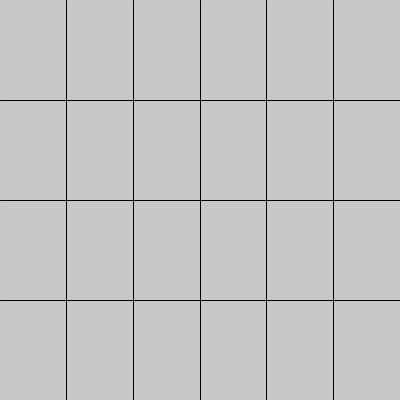
Frame 1 (no input)
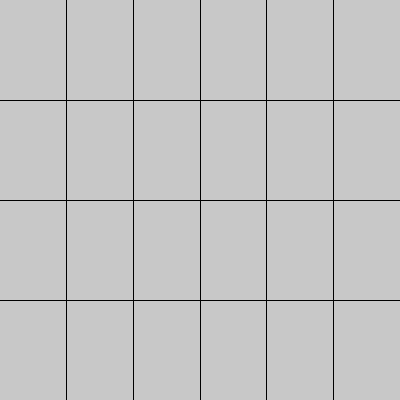
Frame 60 (the mouse pressed at the canvas centre just before this capture)
Frame 120 (the mouse held since frame 60 and released just before this capture): identical to frame 60, image omitted

The Processing sketch that drew these frames (run headless with seeded random() and noise(); from frame 60 on, the mouse is pressed at the canvas centre):

// Processing sketch: processing_109760
// ── processing_109760.pde

//Ara Lee
//aral
//copyright Ara Lee, Sept 2013, Pittsburgh, PA
//hw5
//257


//variables
//color coll;

float xsixth, xthird, xhalf, xtwothirds, xfivesixths;
float yquarter, yhalf, ythreequarters;
float xeighth, yeighth;

float a,b,c,d,e,f,g,h,i,j,k,l;

//float click;  //number of mouse clicks

void setup()
{
  size(400, 400);
  background(200);

  xsixth = width*.16667;
  xthird = width*.33333;
  xhalf = width*.5;
  xtwothirds = width*.66667;
  xfivesixths = width*.83333;

  yquarter = height*.25;
  yhalf = height*.5;
  ythreequarters = height*.75;

  xeighth = width*.125;
  yeighth = height*.125;
  
  a=0;
  b=0;
  c=0;
  d=0;
  e=0;
  f=0;
  g=0;
  h=0;
  i=0;
  j=0;
  k=0;
  l=0;
  
  //click=0;
}

void draw()
{
  cardSetup();
}

void mouseClicked()
{
  //click++
  //if(click%2==1)
  
  checkX();
}

void keyTyped()  //press any key to reset the game
{
  setup();
  draw();
}


//=================================================================
void checkX()
{
  if (mouseX<xsixth)
  {
    check1();  //1st column
  }
  else if (xsixth<mouseX && mouseX<xthird)
  {
    check2();  //2nd column
  }
  else if (xthird<mouseX && mouseX<xhalf)
  {
    check3();  //3rd column
  }
  else if (xhalf<mouseX && mouseX<xtwothirds)
  {
    check4();  //4th column
  }
  else if (xtwothirds<mouseX && mouseX<xfivesixths)
  {
    check5();  //5th column
  }
  else if (xfivesixths<mouseX)
  {
    check6();  //6th column
  }
}


//-------------------------------------------------------------------
void check1()  //column 1
{
  if (mouseY<yquarter)  //box 1,1 (column 1, row 1)
  {
    cir(xeighth*.65,yeighth);
    //a=0;
    b=0;
    c=0;
    d=0;
    e=0;
    f=0;
    g=0;
    h=0;
    i=0;
    j=0;
    k=0;
    l=0;
    if(a==1)  //if other circle is chosen already, then highlight both 'cards'
    {
      fill(255,100);
      rect(0,0,xsixth,yquarter);
      rect(xhalf,yquarter,xsixth,yquarter);
    }
    else  //if not, then hide the two shapes; reset
    {
      
    }
    a=1;
  }
  else if (yquarter<mouseY && mouseY<yhalf)  //box 1,2  (col 1, row 2)
  {
    pentagon(xeighth*.67, yquarter+yeighth*.5);
    a=0;
    b=0;
    c=0;
    d=0;
    e=0;
    g=0;
    //f=0;
    h=0;
    i=0;
    j=0;
    k=0;
    l=0;
    if(f==1)
    {
      fill(255,100);
      rect(0,yquarter,xsixth,yquarter);
      rect(xthird,yquarter,xsixth,yquarter);
    }
    f=1;
  }
  else if (yhalf<mouseY && mouseY<ythreequarters)  //1,3  (col 1, row 3)
  {
    square(xeighth*.25, yhalf+yeighth*.6);
    a=0;
    b=0;
    c=0;
    d=0;
    e=0;
    f=0;
    g=0;
    h=0;
    i=0;
    //j=0;
    k=0;
    l=0;
    if(j==1)
    {
      fill(255,100);
      rect(0,yhalf,xsixth,yquarter);
      rect(xhalf,ythreequarters,xsixth,yquarter);
    }
    j=1;
  }
  else if (ythreequarters<mouseY) //1,4  (col 1, row 4)
  {
    moon(xeighth*.6,ythreequarters+yeighth);
    a=0;
    b=0;
    c=0;
    d=0;
    //e=0;
    f=0;
    g=0;
    h=0;
    i=0;
    j=0;
    k=0;
    l=0;
    if(e==1)
    {
      fill(255,100);
      rect(0,ythreequarters,xsixth,yquarter);
      rect(xtwothirds,0,xsixth,yquarter);
    }
    e=1;
  }
}

void check2()  //column 2
{
  if (mouseY<yquarter)  //2,1
  {
    clover(xsixth+xeighth*.68,yeighth*.8);
    a=0;
    //b=0;
    c=0;
    d=0;
    e=0;
    f=0;
    g=0;
    h=0;
    i=0;
    j=0;
    k=0;
    l=0;
    if(b==1)
    {
      fill(255,100);
      rect(xsixth,0,xsixth,yquarter);
      rect(xfivesixths,ythreequarters,xsixth,yquarter);
    }
    b=1;
  }
  else if (yquarter<mouseY && mouseY<yhalf)  //2,2
  {
    rec(xsixth+xeighth*.35,yquarter+yeighth*.4);
    a=0;
    b=0;
    c=0;
    d=0;
    e=0;
    f=0;
    //g=0;
    h=0;
    i=0;
    j=0;
    k=0;
    l=0;
    if(g==1)
    {
      fill(255,100);
      rect(xsixth,yquarter,xsixth,yquarter);
      rect(xtwothirds,yhalf,xsixth,yquarter);
    }
    g=1;
  }
  else if (yhalf<mouseY && mouseY<ythreequarters)  //2,3
  {
    tri(xsixth+xeighth*.65, yhalf+yeighth*.55);
    a=0;
    b=0;
    c=0;
    d=0;
    e=0;
    f=0;
    g=0;
    //h=0;
    i=0;
    j=0;
    k=0;
    l=0;
    if(h==1)
    {
      fill(255,100);
      rect(xsixth,yhalf,xsixth,yquarter);
      rect(xtwothirds,yquarter,xsixth,yquarter);
    }
    h=1;
  }
  else if (ythreequarters<mouseY)  //2,4
  {
    oval(xsixth+xeighth*.68,ythreequarters+yeighth);
    a=0;
    b=0;
    c=0;
    d=0;
    e=0;
    f=0;
    g=0;
    h=0;
    i=0;
    j=0;
    k=0;
    //l=0;
    if(l==1)
    {
      fill(255,100);
      rect(xsixth,ythreequarters,xsixth,yquarter);
      rect(xfivesixths,yhalf,xsixth,yquarter);
    }
    l=1;
  }
}

void check3()  //column 3
{
  if (mouseY<yquarter)  //3,1
  {
    diamond(xthird+xeighth*.68,yeighth*.55);
    a=0;
    b=0;
    //c=0;
    d=0;
    e=0;
    f=0;
    g=0;
    h=0;
    i=0;
    j=0;
    k=0;
    l=0;
    if(c==1)
    {
      fill(255,100);
      rect(xthird,0,xsixth,yquarter);
      rect(xfivesixths,0,xsixth,yquarter);
    }
    c=1;
  }
  else if (yquarter<mouseY && mouseY<yhalf)  //3,2
  {
    pentagon(xthird+xeighth*.67, yquarter+yeighth*.5);
    a=0;
    b=0;
    c=0;
    d=0;
    e=0;
    //f=0;
    g=0;
    h=0;
    i=0;
    j=0;
    k=0;
    l=0;
    if(f==1)
    {
      fill(255,100);
      rect(0,yquarter,xsixth,yquarter);
      rect(xthird,yquarter,xsixth,yquarter);
    }
    f=1;
  }
  else if (yhalf<mouseY && mouseY<ythreequarters)  //3,3
  {
    star(xthird+xeighth*.65, yhalf+yeighth*.4);
    a=0;
    b=0;
    c=0;
    d=0;
    e=0;
    f=0;
    g=0;
    h=0;
    i=0;
    j=0;
    //k=0;
    l=0;
    if(k==1)
    {
      fill(255,100);
      rect(xthird,yhalf,xsixth,yquarter);
      rect(xthird,ythreequarters,xsixth,yquarter);
    }
    k=1;
  }
  else if (ythreequarters<mouseY)  //3,4
  {
    star(xthird+xeighth*.65, ythreequarters+yeighth*.4);
    a=0;
    b=0;
    c=0;
    d=0;
    e=0;
    f=0;
    g=0;
    h=0;
    i=0;
    j=0;
    //k=0;
    l=0;
    if(k==1)
    {
      fill(255,100);
      rect(xthird,yhalf,xsixth,yquarter);
      rect(xthird,ythreequarters,xsixth,yquarter);
    }
    k=1;
  }
}

void check4()  //column 4
{
  if (mouseY<yquarter)  //4,1
  {
    trapezoid(xhalf+xeighth*.65,yeighth*.63);
    a=0;
    b=0;
    c=0;
    //d=0;
    e=0;
    f=0;
    g=0;
    h=0;
    i=0;
    j=0;
    k=0;
    l=0;
    if(d==1)
    {
      fill(255,100);
      rect(xhalf,0,xsixth,yquarter);
      rect(xtwothirds,ythreequarters,xsixth,yquarter);
    }
    d=1;
  }
  else if (yquarter<mouseY && mouseY<yhalf)  //4,2
  {
    cir(xhalf+xeighth*.65, yquarter+yeighth);
    //a=0;
    b=0;
    c=0;
    d=0;
    e=0;
    f=0;
    g=0;
    h=0;
    i=0;
    j=0;
    k=0;
    l=0;
    if(a==1)
    {
      fill(255,100);
      rect(0,0,xsixth,yquarter);
      rect(xhalf,yquarter,xsixth,yquarter);
    }
    a=1;
  }
  else if (yhalf<mouseY && mouseY<ythreequarters)  //4,3
  {
    hexagon(xhalf+xeighth*.68, yhalf+yeighth*.6);
    a=0;
    b=0;
    c=0;
    d=0;
    e=0;
    f=0;
    g=0;
    h=0;
    //i=0;
    j=0;
    k=0;
    l=0;
    if(i==1)
    {
      fill(255,100);
      rect(xhalf,yhalf,xsixth,yquarter);
      rect(xfivesixths,yquarter,xsixth,yquarter);
    }
    i=1;
  }
  else if (ythreequarters<mouseY)  //4,4
  {
    square(xhalf+xeighth*.25, ythreequarters+yeighth*.6);
    a=0;
    b=0;
    c=0;
    d=0;
    e=0;
    f=0;
    g=0;
    h=0;
    i=0;
    //j=0;
    k=0;
    l=0;
    if(j==1)
    {
      fill(255,100);
      rect(0,yhalf,xsixth,yquarter);
      rect(xhalf,ythreequarters,xsixth,yquarter);
    }
    j=1;
  }
}

void check5()  //column 5
{
  if (mouseY<yquarter)  //5,1
  {
    moon(xtwothirds+xeighth*.6,yeighth);
    a=0;
    b=0;
    c=0;
    d=0;
    //e=0;
    f=0;
    g=0;
    h=0;
    i=0;
    j=0;
    k=0;
    l=0;
    if(e==1)
    {
      fill(255,100);
      rect(0,ythreequarters,xsixth,yquarter);
      rect(xtwothirds,0,xsixth,yquarter);
    }
    e=1;
  }
  else if (yquarter<mouseY && mouseY<yhalf)  //5,2
  {
    tri(xtwothirds+xeighth*.65, yquarter+yeighth*.55);
    a=0;
    b=0;
    c=0;
    d=0;
    e=0;
    f=0;
    g=0;
    //h=0;
    i=0;
    j=0;
    k=0;
    l=0;
    if(h==1)
    {
      fill(255,100);
      rect(xsixth,yhalf,xsixth,yquarter);
      rect(xtwothirds,yquarter,xsixth,yquarter);
    }
    h=1;
  }
  else if (yhalf<mouseY && mouseY<ythreequarters)  //5,3
  {
    rec(xtwothirds+xeighth*.35,yhalf+yeighth*.4);
    a=0;
    b=0;
    c=0;
    d=0;
    e=0;
    f=0;
    //g=0;
    h=0;
    i=0;
    j=0;
    k=0;
    l=0;
    if(g==1)
    {
      fill(255,100);
      rect(xsixth,yquarter,xsixth,yquarter);
      rect(xtwothirds,yhalf,xsixth,yquarter);
    }
    g=1;
  }
  else if (ythreequarters<mouseY)  //5,4
  {
    trapezoid(xtwothirds+xeighth*.65,ythreequarters+yeighth*.63);
    a=0;
    b=0;
    c=0;
    //d=0;
    e=0;
    f=0;
    g=0;
    h=0;
    i=0;
    j=0;
    k=0;
    l=0;
    if(d==1)
    {
      fill(255,100);
      rect(xhalf,0,xsixth,yquarter);
      rect(xtwothirds,ythreequarters,xsixth,yquarter);
    }
    d=1;
  }
}

void check6()  //column 6
{
  if (mouseY<yquarter)  //6,1
  {
    diamond(xfivesixths+xeighth*.68,yeighth*.55);
    a=0;
    b=0;
    //c=0;
    d=0;
    e=0;
    f=0;
    g=0;
    h=0;
    i=0;
    j=0;
    k=0;
    l=0;
    if(c==1)
    {
      fill(255,100);
      rect(xthird,0,xsixth,yquarter);
      rect(xfivesixths,0,xsixth,yquarter);
    }
    c=1;
  }
  else if (yquarter<mouseY && mouseY<yhalf)  //6,2
  {
    hexagon(xfivesixths+xeighth*.68, yquarter+yeighth*.6);
    a=0;
    b=0;
    c=0;
    d=0;
    e=0;
    f=0;
    g=0;
    h=0;
    //i=0;
    j=0;
    k=0;
    l=0;
    if(i==1)
    {
      fill(255,100);
      rect(xhalf,yhalf,xsixth,yquarter);
      rect(xfivesixths,yquarter,xsixth,yquarter);
    }
    i=1;
  }
  else if (yhalf<mouseY && mouseY<ythreequarters)  //6,3
  {
    oval(xfivesixths+xeighth*.68,yhalf+yeighth);
    a=0;
    b=0;
    c=0;
    d=0;
    e=0;
    f=0;
    g=0;
    h=0;
    i=0;
    j=0;
    k=0;
    //l=0;
    if(l==1)
    {
      fill(255,100);
      rect(xsixth,ythreequarters,xsixth,yquarter);
      rect(xfivesixths,yhalf,xsixth,yquarter);
    }
    l=1;
  }
  else if (ythreequarters<mouseY)  //6,4
  {
    clover(xfivesixths+xeighth*.65,ythreequarters+yeighth*.8);
    a=0;
    //b=0;
    c=0;
    d=0;
    e=0;
    f=0;
    g=0;
    h=0;
    i=0;
    j=0;
    k=0;
    l=0;
    if(b==1)
    {
      fill(255,100);
      rect(xsixth,0,xsixth,yquarter);
      rect(xfivesixths,ythreequarters,xsixth,yquarter);
    }
    b=1;
  }
}

//==================================================================
void cardSetup()
{
  strokeWeight(1);
  stroke(0);
  
  line(xsixth, 0, xsixth, height);
  line(xthird, 0, xthird, height);
  line(xhalf, 0, xhalf, height);
  line(xtwothirds, 0, xtwothirds, height);
  line(xfivesixths, 0, xfivesixths, height);

  line(0, yquarter, width, yquarter);
  line(0, yhalf, width, yhalf);
  line(0, ythreequarters, width, ythreequarters);
}

//-------------------------------------------------------------------
//shape definitions
void tri(float xtri, float ytri)
{
  noStroke();
  fill(102, 0, 204);
  triangle(xtri, ytri, xtri-width*.0625, ytri+height*.1, xtri+width*.0625, ytri+height*.1);
}

void cir(float xcir, float ycir)
{
  noStroke();
  fill(255,102,102);
  ellipse(xcir, ycir, width*.1, height*.1);
}

void square(float xsquare, float ysquare)
{
  noStroke();
  fill(255, 51, 255);
  rect(xsquare, ysquare, width*.1, height*.1);
}

void star(float xstar, float ystar)
{
  noStroke();
  fill(153, 76, 0);
  beginShape();
  vertex(xstar, ystar);  //1
  vertex(xstar+width*.75*.02, ystar+height*2.5*.02);  //2
  vertex(xstar+width*3.5*.02, ystar+height*2.5*.02);  //3
  vertex(xstar+width*1.7*.02, ystar+height*4.5*.02);  //4
  vertex(xstar+width*2.5*.02, ystar+height*7*.02);  //5
  vertex(xstar, ystar+height*5.5*.02);  //6
  vertex(xstar-width*2.5*.02, ystar+height*7*.02);  //7
  vertex(xstar-width*1.7*.02, ystar+height*4.5*.02);  //8
  vertex(xstar-width*3.5*.02, ystar+height*2.5*.02);  //9
  vertex(xstar-width*.75*.02, ystar+height*2.5*.02);  //10
  vertex(xstar, ystar);
  endShape();
}

void pentagon(float xpentagon, float ypentagon)
{
  noStroke();
  fill(0, 0, 0);
  beginShape();
  vertex(xpentagon, ypentagon);  //1
  vertex(xpentagon+width*1.5*.04, ypentagon+height*1.2*.04);  //2
  vertex(xpentagon+width*.8*.04, ypentagon+height*3*.04);  //3
  vertex(xpentagon-width*.8*.04, ypentagon+height*3*.04);  //4
  vertex(xpentagon-width*1.5*.04, ypentagon+height*1.2*.04);  //5
  vertex(xpentagon, ypentagon);
  endShape();
}

void hexagon(float xhexagon, float yhexagon)
{
  noStroke();
  fill(102, 255, 255);
  beginShape();
  vertex(xhexagon, yhexagon);  //top-center
  vertex(xhexagon+width*1.3*.025, yhexagon);  //1
  vertex(xhexagon+width*2.5*.025, yhexagon+height*2.3*.025);  //2
  vertex(xhexagon+width*1.3*.025, yhexagon+height*4.3*.025);  //3
  vertex(xhexagon-width*1.3*.025, yhexagon+height*4.3*.025);  //4
  vertex(xhexagon-width*2.5*.025, yhexagon+height*2.3*.025);  //5
  vertex(xhexagon-width*1.3*.025, yhexagon);  //6
  vertex(xhexagon, yhexagon);
  endShape();
}

void oval(float xoval, float yoval)
{
  noStroke();
  fill(102,102,0);
  ellipse(xoval,yoval,width*.075,height*.15);
}

void rec(float xrec, float yrec)
{
  noStroke();
  fill(255,255,255);
  rect(xrec,yrec,width*.075,height*.15);
}

void moon(float xmoon, float ymoon)
{
  noStroke();
  fill(255,153,51);
  ellipse(xmoon,ymoon,width*.1,height*.15);
  noStroke();
  fill(200);
  ellipse(xmoon-width*.03,ymoon,width*.08,height*.12);
}

void trapezoid(float xtrapezoid, float ytrapezoid)
{
  noStroke();
  fill(0,204,0);
  beginShape();
  vertex(xtrapezoid,ytrapezoid);
  vertex(xtrapezoid+width*.038,ytrapezoid);
  vertex(xtrapezoid+width*2*.038,ytrapezoid+height*2*.038);
  vertex(xtrapezoid-width*2*.038,ytrapezoid+height*2*.038);
  vertex(xtrapezoid-width*.038,ytrapezoid);
  endShape();
}

void diamond(float xdiamond, float ydiamond)
{
  noStroke();
  fill(51,51,255);
  beginShape();
  vertex(xdiamond,ydiamond);
  vertex(xdiamond+width*.06,ydiamond+height*1*.06);
  vertex(xdiamond,ydiamond+height*2*.06);
  vertex(xdiamond-width*.06,ydiamond+height*1*.06);
  endShape();
}

void clover(float xclover, float yclover)
{
  noStroke();
  fill(255,255,0);
  ellipse(xclover,yclover,width*.05,height*.05);
  ellipse(xclover+width*.023,yclover+height*.033,width*.05,height*.05);
  ellipse(xclover-width*.023,yclover+height*.033,width*.05,height*.05);
}
